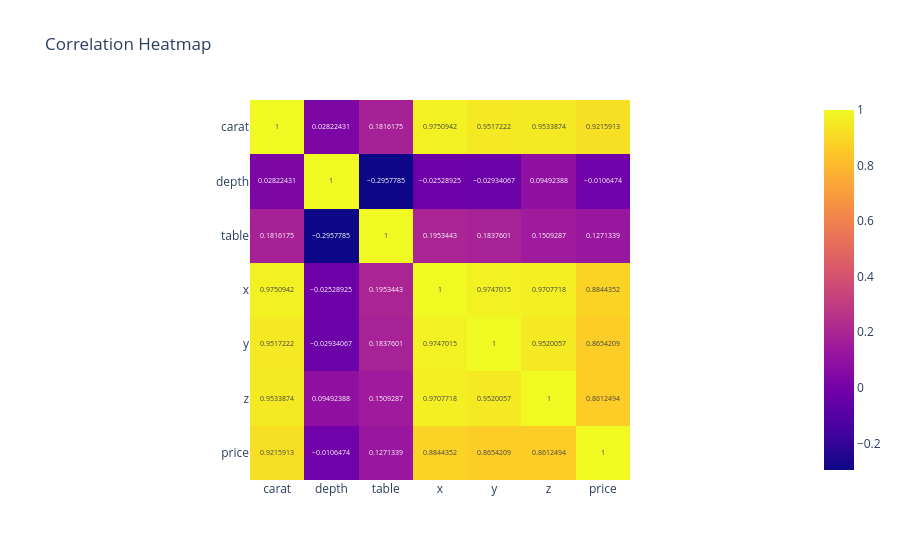

This figure's notebook cell:
### Code cell
# EDA: Correlation heatmap
numeric_cols = df.select_dtypes(include=[np.number]).columns
plt.figure(figsize=(12,8))
sns.heatmap(df[numeric_cols].corr(), annot=True, cmap='coolwarm')
plt.title('Correlation Heatmap')
plt.savefig('../viz/correlation_heatmap.png')
plt.show()

### Figure 1 — Plotly figure (JSON) as saved in the notebook; plotly's stock layout.template omitted (floating-point values rounded to 4 significant figures)
{"data": [{"coloraxis": "coloraxis", "hovertemplate": "x: %{x}<br>y: %{y}<br>color: %{z}<extra></extra>", "name": "0", "texttemplate": "%{z}", "type": "heatmap", "x": ["carat", "depth", "table", "x", "y", "z", "price"], "xaxis": "x", "y": ["carat", "depth", "table", "x", "y", "z", "price"], "yaxis": "y", "z": [[1.0, 0.02822, 0.1816, 0.9751, 0.9517, 0.9534, 0.9216], [0.02822, 1.0, -0.2958, -0.02529, -0.02934, 0.09492, -0.01065], [0.1816, -0.2958, 1.0, 0.1953, 0.1838, 0.1509, 0.1271], [0.9751, -0.02529, 0.1953, 1.0, 0.9747, 0.9708, 0.8844], [0.9517, -0.02934, 0.1838, 0.9747, 1.0, 0.952, 0.8654], [0.9534, 0.09492, 0.1509, 0.9708, 0.952, 1.0, 0.8612], [0.9216, -0.01065, 0.1271, 0.8844, 0.8654, 0.8612, 1.0]]}], "layout": {"coloraxis": {"colorscale": [[0, "#0d0887"], [0.1111, "#46039f"], [0.2222, "#7201a8"], [0.3333, "#9c179e"], [0.4444, "#bd3786"], [0.5556, "#d8576b"], [0.6667, "#ed7953"], [0.7778, "#fb9f3a"], [0.8889, "#fdca26"], [1, "#f0f921"]]}, "title": {"text": "Correlation Heatmap"}, "xaxis": {"anchor": "y", "constrain": "domain", "domain": [0, 1], "scaleanchor": "y"}, "yaxis": {"anchor": "x", "autorange": "reversed", "constrain": "domain", "domain": [0, 1]}}}
